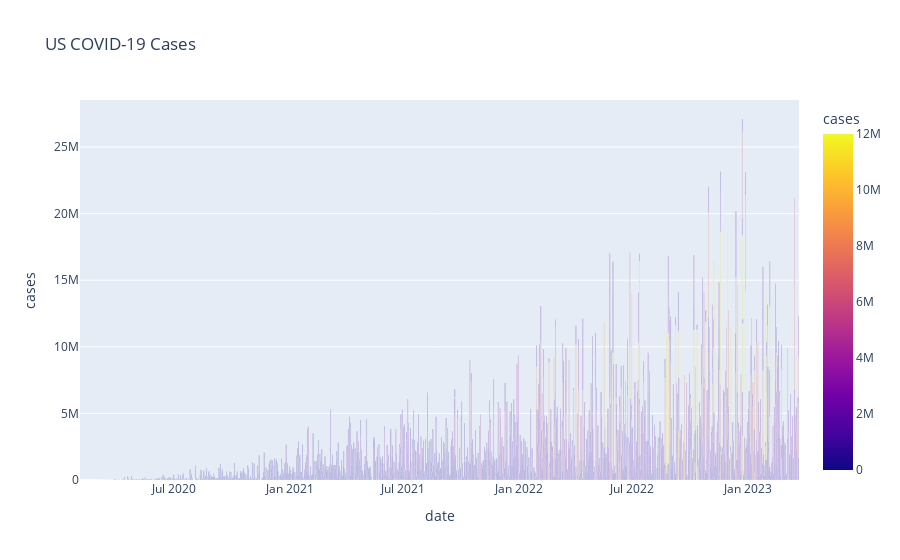
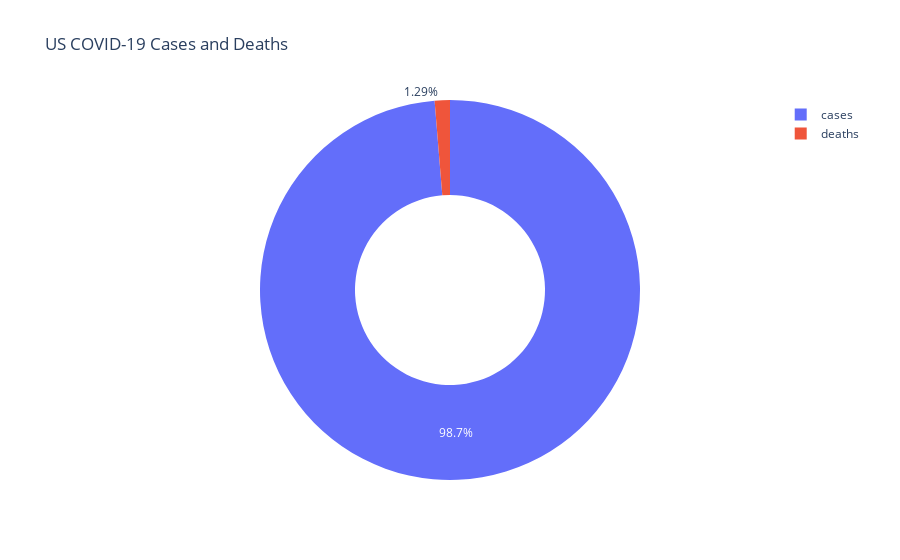
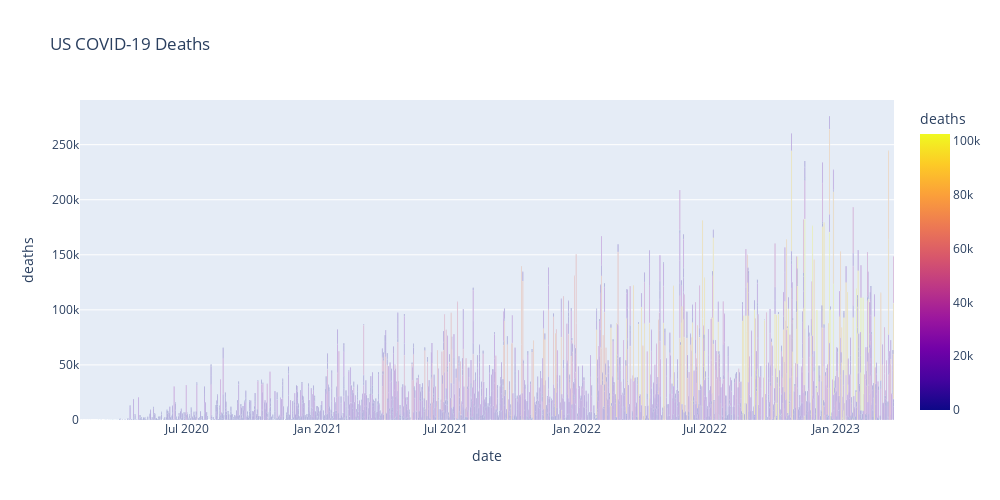

Here is the notebook cell these charts were saved with, in order:
### Markdown cell above
### **Covid 19 Deaths Prediction Model**

### Code cell
import numpy as np # for numerical operations
import pandas as pd # for data processing
import plotly.express as px # for plotting
from prophet import Prophet # for time series forecasting
import warnings # to ignore warnings
warnings.filterwarnings('ignore') # filter warnings
df=pd.read_csv("https://raw.githubusercontent.com/nytimes/covid-19-data/master/us-states.csv") # read data from github
# 5% of the dataset is used for faster execution
df=df.sample(frac=0.05, random_state=42) # sample 5% of the dataset for faster execution of the code and random state is set to 42 for reproducibility
display("First 5 rows of the dataset", df.head()) # display first 5 rows of the dataset
# find null values
display("Number of missing values in each column", df.isnull().sum())
df=df.dropna() # drop NaN values or missing values
display("Number of missing values in each column after dropping NaN values", df.isnull().sum()) # display first 5 rows of the dataset
df['date']=pd.to_datetime(df['date']) # convert date column to datetime format
display("First 5 rows of the dataset after adding new columns", df.head()) # display first 5 rows of the dataset
fig=px.bar(df, x='date', y='cases', color='cases', title='US COVID-19 Cases') # bar plot using plotly express 
fig.show() # plot using plotly express
cases=df['cases'].sum() # total cases
deaths=df['deaths'].sum() # total deaths
labels=['cases', 'deaths'] # labels for pie chart
values=[cases, deaths] # values for pie chart
fig=px.pie(df,
              values=values,
                names=labels, title='US COVID-19 Cases and Deaths'
                ,hole=0.5) # pie chart using plotly express
fig.show() # plot using plotly express
death_rate=deaths/cases*100 # death rate
print("Death rate in US is", death_rate, "%") # print death rate
fig=px.bar(df, x='date', y='deaths', color='deaths', title='US COVID-19 Deaths', height=500, width=1000) # bar plot using plotly express
fig.show() # plot using plotly express
# Information about the dataset
df.info() # information about the dataset
model=Prophet() # create an instance of Prophet class
df=df.rename(columns={'date':'ds', 'cases':'y'}) # rename columns as per Prophet requirements
model.fit(df) # fit the model
future=model.make_future_dataframe(periods=30) # create future dates for 30 days
forecast=model.predict(future) # predict the future
fig=model.plot(forecast) # plot the forecast
fig.show() # plot the forecast
fig=model.plot_components(forecast) # plot the forecast components
fig.show() # plot the forecast components

### Figure 1 — Plotly figure (JSON) as saved in the notebook; plotly's stock layout.template omitted (floating-point values rounded to 4 significant figures; data arrays with more than 128 entries replaced by an {"elided": "..."} marker saying what was removed)
{"data": [{"alignmentgroup": "True", "hovertemplate": "date=%{x}<br>cases=%{marker.color}<extra></extra>", "legendgroup": "", "marker": {"color": {"elided": "3097 int values"}, "coloraxis": "coloraxis", "pattern": {"shape": ""}}, "name": "", "offsetgroup": "", "orientation": "v", "showlegend": false, "textposition": "auto", "type": "bar", "x": {"elided": "3097 str values"}, "xaxis": "x", "y": {"elided": "3097 int values"}, "yaxis": "y"}], "layout": {"barmode": "relative", "coloraxis": {"colorbar": {"title": {"text": "cases"}}, "colorscale": [[0, "#0d0887"], [0.1111, "#46039f"], [0.2222, "#7201a8"], [0.3333, "#9c179e"], [0.4444, "#bd3786"], [0.5556, "#d8576b"], [0.6667, "#ed7953"], [0.7778, "#fb9f3a"], [0.8889, "#fdca26"], [1, "#f0f921"]]}, "legend": {"tracegroupgap": 0}, "title": {"text": "US COVID-19 Cases"}, "xaxis": {"anchor": "y", "domain": [0, 1], "title": {"text": "date"}}, "yaxis": {"anchor": "x", "domain": [0, 1], "title": {"text": "cases"}}}}

### Figure 2 — Plotly figure (JSON) as saved in the notebook; plotly's stock layout.template omitted (floating-point values rounded to 4 significant figures)
{"data": [{"domain": {"x": [0, 1], "y": [0, 1]}, "hole": 0.5, "hovertemplate": "label=%{label}<br>value=%{value}<extra></extra>", "labels": ["cases", "deaths"], "legendgroup": "", "name": "", "showlegend": true, "type": "pie", "values": [2845763370, 37240666]}], "layout": {"legend": {"tracegroupgap": 0}, "title": {"text": "US COVID-19 Cases and Deaths"}}}

### Figure 3 — Plotly figure (JSON) as saved in the notebook; plotly's stock layout.template omitted (floating-point values rounded to 4 significant figures; data arrays with more than 128 entries replaced by an {"elided": "..."} marker saying what was removed)
{"data": [{"alignmentgroup": "True", "hovertemplate": "date=%{x}<br>deaths=%{marker.color}<extra></extra>", "legendgroup": "", "marker": {"color": {"elided": "3097 int values"}, "coloraxis": "coloraxis", "pattern": {"shape": ""}}, "name": "", "offsetgroup": "", "orientation": "v", "showlegend": false, "textposition": "auto", "type": "bar", "x": {"elided": "3097 str values"}, "xaxis": "x", "y": {"elided": "3097 int values"}, "yaxis": "y"}], "layout": {"barmode": "relative", "coloraxis": {"colorbar": {"title": {"text": "deaths"}}, "colorscale": [[0, "#0d0887"], [0.1111, "#46039f"], [0.2222, "#7201a8"], [0.3333, "#9c179e"], [0.4444, "#bd3786"], [0.5556, "#d8576b"], [0.6667, "#ed7953"], [0.7778, "#fb9f3a"], [0.8889, "#fdca26"], [1, "#f0f921"]]}, "height": 500, "legend": {"tracegroupgap": 0}, "title": {"text": "US COVID-19 Deaths"}, "width": 1000, "xaxis": {"anchor": "y", "domain": [0, 1], "title": {"text": "date"}}, "yaxis": {"anchor": "x", "domain": [0, 1], "title": {"text": "deaths"}}}}
